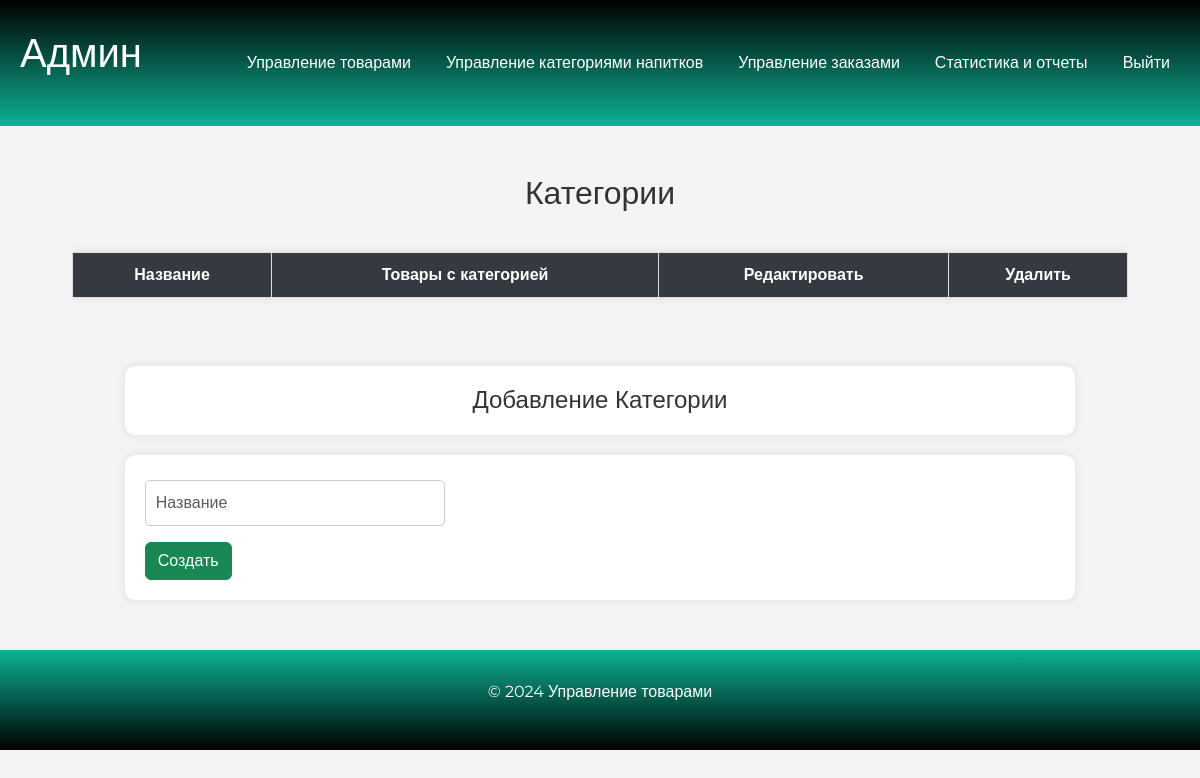
The page /admin/categoryTovar.php on the database as committed earlier.
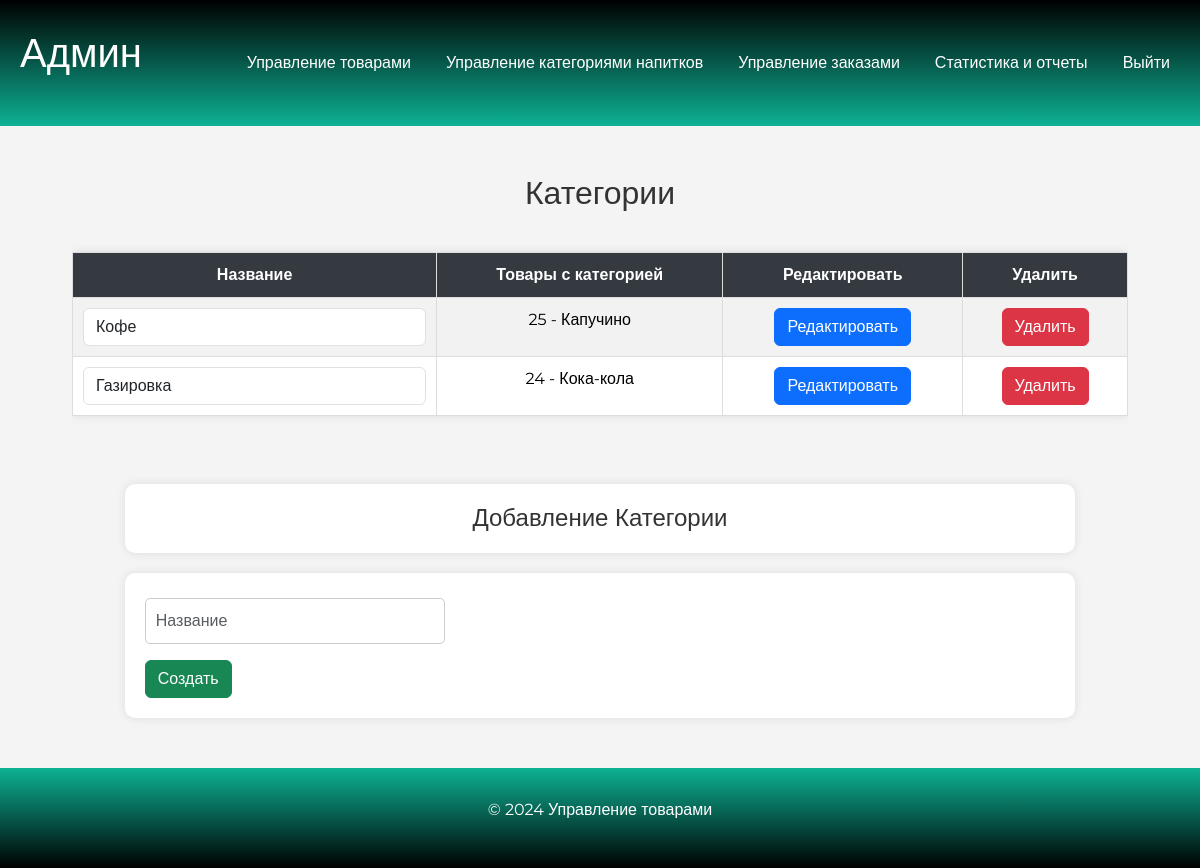
The same page on the database as committed later.
### tables this page shows
CREATE TABLE `Category` (
  `Category_id` int NOT NULL,
  `Name` varchar(50) NOT NULL
);

CREATE TABLE `Product` (
  `Id_product` int NOT NULL,
  `Name` varchar(50) NOT NULL,
  `Description` varchar(100) NOT NULL,
  `Category_id` int NOT NULL,
  `Price` decimal(10,0) NOT NULL,
  `Image` varchar(50) NOT NULL
);

### admin/categoryTovar.php (the view, shortened to what this page needs)
<?php
include "../connect.php";
$query = "SELECT Category_id, name FROM Category";
$result = mysqli_query($con, $query);
$result1 = mysqli_fetch_all($result);
?>
<!DOCTYPE html>
<html lang="en">
<head>
    <link href="https://cdn.jsdelivr.net/npm/bootstrap@5.3.2/dist/css/bootstrap.min.css" rel="stylesheet">
    <link rel="stylesheet" href="style.css">
</head>
<body>
<header class="header">
    <nav class="nav">
        <div class="index">
            <h1 class="index_">Админ</h1>
        </div>
        <div class="cart_account">
            <a href="newTovar.php">Управление товарами</a>
            <a href="categoryTovar.php">Управление категориями напитков</a>
            <a href="orderManagement.php">Управление заказами</a>
            <a href="Panel-admin.php">Статистика и отчеты</a>
            <a href="/logout.php">Выйти</a>
        </div>
    </nav>
</header>
<div class="container mt-5">
    <h2>Категории</h2>
    <div class="table-responsive">
        <table class="table table-striped table-hover">
            <thead>
                <tr>
                    <th>Название</th>
                    <th>Товары с категорией</th>
                    <th>Редактировать</th>
                    <th>Удалить</th>
                </tr>
            </thead>
            <tbody>
                <?php foreach ($result1 as $item): ?>
                <tr>
                    <form action="cat_update.php" method="post">
                        <td>
                            <input name="Name" class="form-control" value="<?= $item[1] ?>">
                        </td>
                        <td>
                            <?php
                            $categoryTovar = "SELECT Product.* FROM Product INNER JOIN Category ON Category.Category_id = Product.Category_id WHERE Category.Category_id = $item[0]";
                            $categoryResult = mysqli_fetch_all(mysqli_query($con, $categoryTovar));
                            foreach ($categoryResult as $product) {
                                echo htmlspecialchars($product[0]) . " - " . htmlspecialchars($product[1]) . "<br>";
                            }
                            ?>
                        </td>
                        <td>
                            <input type="submit" class="btn btn-primary" value="Редактировать">
                        </td>
                    </form>
                    <form action="cat_delete.php" method="get" onsubmit="return confirm('Вы уверены, что хотите удалить эту категорию?');">
                        <td>
                            <input type="submit" class="btn btn-danger" value="Удалить">
                        </td>
                    </form>
                </tr>
                <?php endforeach; ?>
            </tbody>
        </table>
    </div>
    <div class="mt-5">
        <h2 class="edit-tovar">Добавление Категории</h2>
        <form action="categoryTovar_db.php" class="adding" method="POST">
            <input type="text" name="Name" class="form-control mb-3" placeholder="Название">
            <input type="submit" name="add" class="btn btn-success" value="Создать">
        </form>
    </div>
</div>
<footer>
    <p>© 2024 Управление товарами</p>
</footer>
</body>
</html>

### admin/style.css (style rules this page uses)
* { margin: 0; padding: 0; box-sizing: border-box; }
body { font-family: 'Montserrat', sans-serif; background-color: #f4f4f4; color: #333; margin: 0; padding: 0; }
.header { background: linear-gradient(rgb(0, 0, 0), #0DB295); display: flex; justify-content: space-between; align-items: center; height: 126px; padding: 0 20px; color: white; }
h1 { color: white; }
.nav a { text-decoration: none; color: rgb(255, 255, 255); padding: 5px 10px; transition: transform 0.3s; }
.nav { display: flex; justify-content: space-between; width: 100%; }
.cart_account { display: flex; align-items: center; gap: 15px; }
.filter-products, .adding, .edit-tovar { width: 90%; max-width: 1200px; margin: 20px auto; padding: 20px; background: white; border-radius: 10px; box-shadow: 0 0 10px rgba(0, 0, 0, 0.1); }
.filter-products input[type="text"], .adding input[type="text"], .adding input[type="file"], .adding select { padding: 10px; border: 1px solid #ccc; border-radius: 5px; width: 48%; max-width: 300px; }
.container { width: 90%; max-width: 1200px; margin: 0 auto; }
.table { width: 100%; border-collapse: collapse; margin: 20px 0; }
.table th, .table td { padding: 10px; border: 1px solid #ddd; text-align: center; }
.table th { background-color: #f2f2f2; }
.table-striped tbody tr:nth-of-type(odd) { background-color: #f9f9f9; }
.edit-tovar { text-align: center; font-size: 1.5em; margin-bottom: 20px; }
input[type="text"], select { padding: 5px; margin: 5px 0; border: 1px solid #ccc; border-radius: 5px; width: 100%; }
footer { margin-top: 50px; width: 100%; height: 100px; background: linear-gradient(#0DB295, rgb(0, 0, 0)); display: flex; justify-content: center; align-items: center; color: white; }
h1, h2 { text-align: center; margin-bottom: 20px; }
.table { width: 100%; margin-bottom: 20px; background-color: #ffffff; border-radius: 5px; box-shadow: 0 0 10px rgba(0,0,0,0.1); }
.table th, .table td { padding: 10px; }
.table th { background-color: #343a40; color: #ffffff; }
.table-striped tbody tr:nth-of-type(odd) { background-color: #f8f9fa; }

Rows that differ between the two databases and show on the page:
added category: Name "Кофе"
added product: Id_product "25", Name "Капучино"
added category: Name "Газировка"
added product: Id_product "24", Name "Кока-кола"
